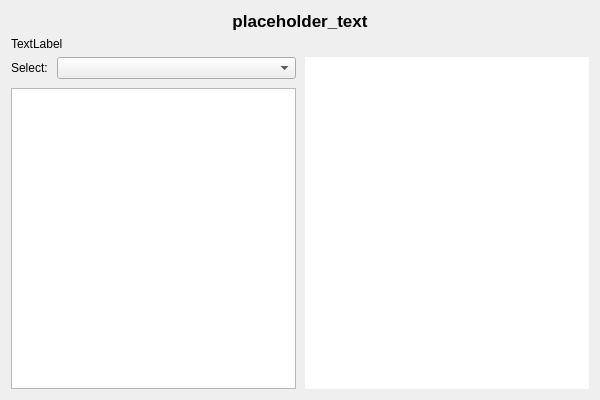
<?xml version="1.0" encoding="UTF-8"?>
<ui version="4.0">
 <class>SelectionPage</class>
 <widget class="QWizardPage" name="SelectionPage">
  <property name="geometry">
   <rect>
    <x>0</x>
    <y>0</y>
    <width>600</width>
    <height>400</height>
   </rect>
  </property>
  <property name="windowTitle">
   <string>WizardPage</string>
  </property>
  <layout class="QVBoxLayout" name="verticalLayout">
   <item>
    <widget class="QLabel" name="label">
     <property name="font">
      <font>
       <pointsize>13</pointsize>
       <weight>75</weight>
       <bold>true</bold>
      </font>
     </property>
     <property name="text">
      <string notr="true">placeholder_text</string>
     </property>
     <property name="textFormat">
      <enum>Qt::PlainText</enum>
     </property>
     <property name="alignment">
      <set>Qt::AlignCenter</set>
     </property>
     <property name="wordWrap">
      <bool>true</bool>
     </property>
    </widget>
   </item>
   <item>
    <widget class="QLabel" name="text">
     <property name="text">
      <string notr="true">TextLabel</string>
     </property>
     <property name="wordWrap">
      <bool>true</bool>
     </property>
    </widget>
   </item>
   <item>
    <layout class="QHBoxLayout" name="horizontalLayout">
     <property name="spacing">
      <number>9</number>
     </property>
     <property name="topMargin">
      <number>0</number>
     </property>
     <item>
      <layout class="QVBoxLayout" name="verticalLayout_2">
       <property name="spacing">
        <number>9</number>
       </property>
       <item>
        <layout class="QHBoxLayout" name="horizontalLayout_2">
         <property name="spacing">
          <number>9</number>
         </property>
         <property name="rightMargin">
          <number>0</number>
         </property>
         <item>
          <widget class="QLabel" name="label_2">
           <property name="sizePolicy">
            <sizepolicy hsizetype="Minimum" vsizetype="Fixed">
             <horstretch>0</horstretch>
             <verstretch>0</verstretch>
            </sizepolicy>
           </property>
           <property name="text">
            <string>Select:</string>
           </property>
          </widget>
         </item>
         <item>
          <widget class="QComboBox" name="typeCombo">
           <property name="sizePolicy">
            <sizepolicy hsizetype="MinimumExpanding" vsizetype="Fixed">
             <horstretch>0</horstretch>
             <verstretch>0</verstretch>
            </sizepolicy>
           </property>
          </widget>
         </item>
        </layout>
       </item>
       <item>
        <widget class="QTextEdit" name="typeDescription">
         <property name="sizePolicy">
          <sizepolicy hsizetype="MinimumExpanding" vsizetype="MinimumExpanding">
           <horstretch>0</horstretch>
           <verstretch>0</verstretch>
          </sizepolicy>
         </property>
         <property name="verticalScrollBarPolicy">
          <enum>Qt::ScrollBarAsNeeded</enum>
         </property>
         <property name="horizontalScrollBarPolicy">
          <enum>Qt::ScrollBarAlwaysOff</enum>
         </property>
         <property name="textInteractionFlags">
          <set>Qt::TextSelectableByKeyboard|Qt::TextSelectableByMouse</set>
         </property>
        </widget>
       </item>
      </layout>
     </item>
     <item>
      <widget class="QGraphicsView" name="typeGraphicsView">
       <property name="sizePolicy">
        <sizepolicy hsizetype="Expanding" vsizetype="Expanding">
         <horstretch>0</horstretch>
         <verstretch>0</verstretch>
        </sizepolicy>
       </property>
       <property name="minimumSize">
        <size>
         <width>200</width>
         <height>200</height>
        </size>
       </property>
       <property name="autoFillBackground">
        <bool>true</bool>
       </property>
       <property name="frameShape">
        <enum>QFrame::NoFrame</enum>
       </property>
       <property name="frameShadow">
        <enum>QFrame::Plain</enum>
       </property>
       <property name="lineWidth">
        <number>0</number>
       </property>
       <property name="midLineWidth">
        <number>0</number>
       </property>
       <property name="verticalScrollBarPolicy">
        <enum>Qt::ScrollBarAlwaysOff</enum>
       </property>
       <property name="horizontalScrollBarPolicy">
        <enum>Qt::ScrollBarAlwaysOff</enum>
       </property>
       <property name="backgroundBrush">
        <brush brushstyle="NoBrush">
         <color alpha="0">
          <red>0</red>
          <green>0</green>
          <blue>0</blue>
         </color>
        </brush>
       </property>
       <property name="foregroundBrush">
        <brush brushstyle="NoBrush">
         <color alpha="0">
          <red>0</red>
          <green>0</green>
          <blue>0</blue>
         </color>
        </brush>
       </property>
       <property name="interactive">
        <bool>false</bool>
       </property>
       <property name="renderHints">
        <set>QPainter::Antialiasing|QPainter::HighQualityAntialiasing</set>
       </property>
      </widget>
     </item>
    </layout>
   </item>
  </layout>
 </widget>
 <resources/>
 <connections/>
</ui>
